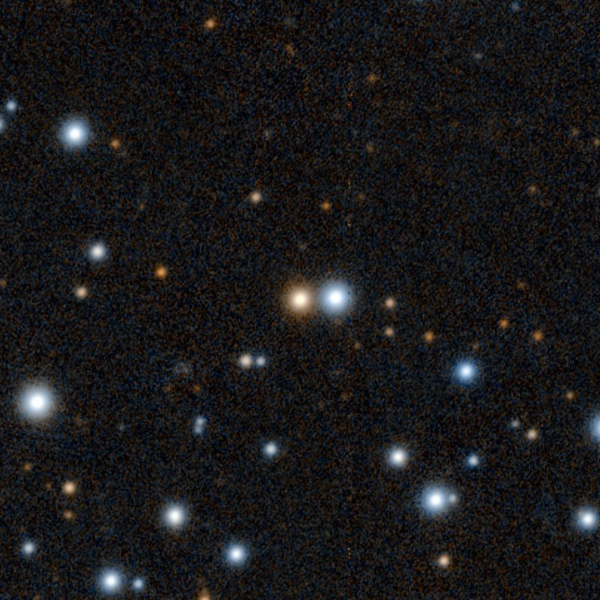
#> input picture analysis/validation-20261011/post/source_images/ps1_2arcmin.png, 1200 x 1200 px, found by its file name (shown at 1/2 size)
$ python sky.py
#> lines starting #> are read from the running program, lines starting #| are printed output that depends on the picture
"""Annotated sky views for the site. Inputs: survey cutouts saved in analysis/validation-20261011/post/source_images
(Pan-STARRS DR1 and DSS2 via CDS hips2fits, centred on RA 285.907827 Dec +40.941988) and fresh 2MASS / AllWISE
renders from the same service (fetched 2026-10-11, see docs/sky/SOURCES.json). North up, east left."""
import json, os
from PIL import Image, ImageDraw, ImageFont
SRC = 'analysis/validation-20261011/post/source_images/'
OUT = 'docs/sky/'
os.makedirs(OUT, exist_ok=True)
F = ImageFont.truetype('/usr/share/fonts/truetype/dejavu/DejaVuSans.ttf', 26)
Fs = ImageFont.truetype('/usr/share/fonts/truetype/dejavu/DejaVuSans.ttf', 21)
OR, BL = (255, 138, 80), (108, 180, 255)

def dashed(d, cx, cy, r, col, w=3):
    for a in range(0, 360, 20): d.arc((cx - r, cy - r, cx + r, cy + r), a, a + 11, fill=col, width=w)

def make(name, src, arcsec_per_px, bar_arcsec, bar_label, label, ring_r_arcsec, neighbour=True):
#> called with name = 'ps1-2arcmin', arcsec_per_px = 0.1, bar_arcsec = 20, bar_label = '20"', ring_r_arcsec = 4.5, neighbour = True
    im = Image.open(src).convert('RGB'); n = im.size[0]; d = ImageDraw.Draw(im); c = n // 2
#> after `n = im.size[0]`: n = 1200
#> after `c = n // 2`: c = 600
    r = ring_r_arcsec / arcsec_per_px
    d.ellipse((c - r, c - r, c + r, c + r), outline=OR, width=4)
    if neighbour:
        nx = c + 7.1 / arcsec_per_px  # 7.1" to the west = right of the target
#> nx = 671
        dashed(d, nx, c, r, BL, 4)
    L = bar_arcsec / arcsec_per_px; y = n - 60; x = 50
#> after `y = n - 60`: y = 1140
    d.line((x, y, x + L, y), fill='white', width=5); d.text((x, y - 36), bar_label, fill='white', font=F)
    d.text((n - 50, y - 36), 'N', fill='white', font=F, anchor='ra'); d.line((n - 62, y + 30, n - 62, y - 4), fill='white', width=4)
    d.text((n - 50, 24), label, fill='white', font=Fs, anchor='ra')
    d.text((50, 24), 'RA 285.907827  Dec +40.941988', fill='white', font=Fs)
    im = im.resize((1000, 1000), Image.LANCZOS)
#> im: PIL image 1000x1000 RGB
    im.save(OUT + name + '.jpg', quality=86, optimize=True, progressive=True)

if __name__ == '__main__':
    make('ps1-2arcmin', SRC + 'ps1_2arcmin.png', 0.1, 20, '20"', 'Pan-STARRS DR1 colour (z, z+g, g) · 2\' wide', 4.5)
    make('ps1-10arcmin', SRC + 'ps1_10arcmin.png', 0.5, 60, '1\'', 'Pan-STARRS DR1 colour · 10\' wide', 9, True)
#> call 2 of make, with name = 'ps1-10arcmin', arcsec_per_px = 0.5, bar_arcsec = 60, bar_label = "1'", label = "Pan-STARRS DR1 colour · 10' wide", ring_r_arcsec = 9, neighbour = True
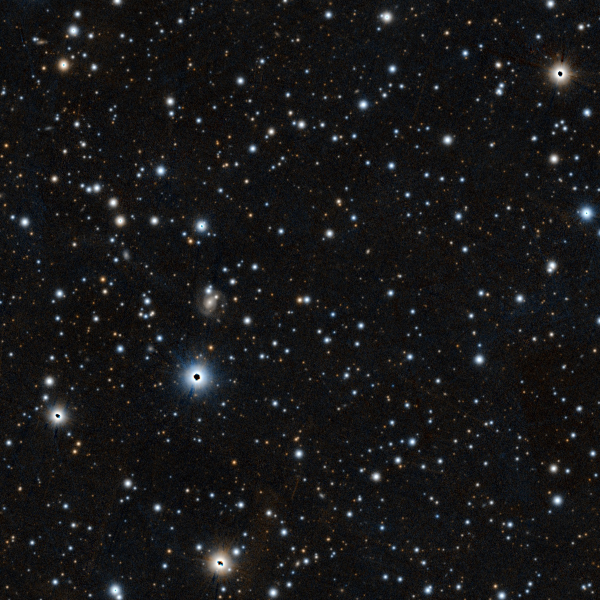
#> input picture analysis/validation-20261011/post/source_images/ps1_10arcmin.png, 1200 x 1200 px, found by its file name (shown at 1/2 size)
    make('dss2-15arcmin', SRC + 'dss2_15arcmin.png', 0.75, 120, '2\'', 'DSS2 colour · 15\' wide (photographic plates)', 12, True)
#> call 3 of make, with name = 'dss2-15arcmin', arcsec_per_px = 0.75, bar_arcsec = 120, bar_label = "2'", ring_r_arcsec = 12, neighbour = True
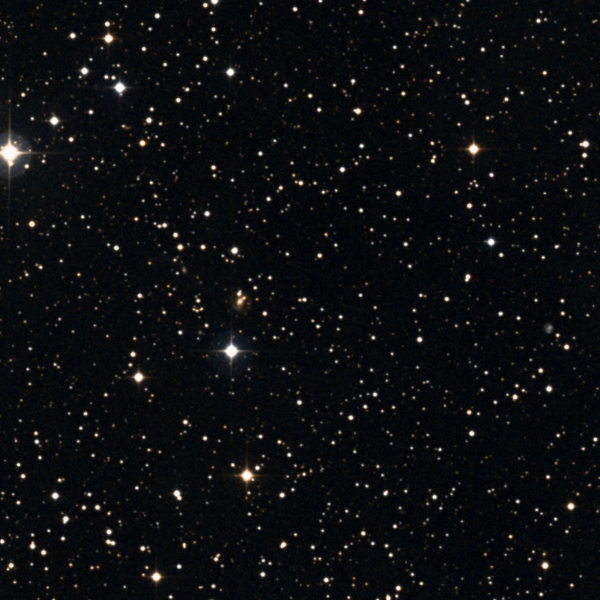
#> input picture analysis/validation-20261011/post/source_images/dss2_15arcmin.png, 1200 x 1200 px, found by its file name (shown at 1/2 size)
    make('2mass-10arcmin', '/tmp/f/tmass_10.png', 0.5, 60, '1\'', '2MASS J/H/K colour · 10\' wide', 9, True)
#> (the run stopped early here; a loop or call above may not have finished)
